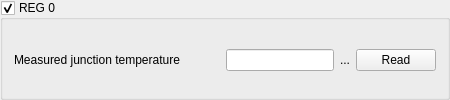
        <widget class="CustomControls::FoldingBox" name="grREG0">
         <property name="title">
          <string>REG 0</string>
         </property>
         <property name="checkable">
          <bool>true</bool>
         </property>
         <layout class="QGridLayout" name="gridLayout_3">
          <property name="topMargin">
           <number>15</number>
          </property>
          <item row="0" column="0">
           <widget class="QLabel" name="label">
            <property name="text">
             <string>Measured junction temperature</string>
            </property>
           </widget>
          </item>
          <item row="0" column="1">
           <spacer name="horizontalSpacer_2">
            <property name="orientation">
             <enum>Qt::Horizontal</enum>
            </property>
            <property name="sizeHint" stdset="0">
             <size>
              <width>40</width>
              <height>20</height>
             </size>
            </property>
           </spacer>
          </item>
          <item row="0" column="4">
           <widget class="CustomControls::PushButton" name="pbNM_ReadREG0">
            <property name="text">
             <string>Read</string>
            </property>
           </widget>
          </item>
          <item row="0" column="3">
           <widget class="QLabel" name="lbR0_0_7_info">
            <property name="text">
             <string>...</string>
            </property>
           </widget>
          </item>
          <item row="0" column="2">
           <widget class="CustomControls::LineEdit" name="leR0_0_7"/>
          </item>
         </layout>
        </widget>
